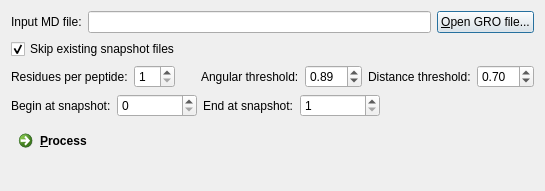
<?xml version="1.0" encoding="UTF-8"?>
<ui version="4.0">
 <class>Dialog</class>
 <widget class="QDialog" name="Dialog">
  <property name="geometry">
   <rect>
    <x>0</x>
    <y>0</y>
    <width>545</width>
    <height>191</height>
   </rect>
  </property>
  <property name="windowTitle">
   <string>Process animation</string>
  </property>
  <layout class="QVBoxLayout" name="verticalLayout_2">
   <item>
    <layout class="QVBoxLayout" name="verticalLayout">
     <item>
      <layout class="QHBoxLayout" name="horizontalLayout">
       <item>
        <widget class="QLabel" name="label">
         <property name="text">
          <string>Input MD file:</string>
         </property>
        </widget>
       </item>
       <item>
        <widget class="QLineEdit" name="inputgro"/>
       </item>
       <item>
        <widget class="QPushButton" name="opengro">
         <property name="text">
          <string>&amp;Open GRO file...</string>
         </property>
        </widget>
       </item>
      </layout>
     </item>
     <item>
      <widget class="QCheckBox" name="skipexisting">
       <property name="text">
        <string>Skip existing snapshot files</string>
       </property>
       <property name="checked">
        <bool>true</bool>
       </property>
      </widget>
     </item>
     <item>
      <layout class="QHBoxLayout" name="horizontalLayout_2">
       <item>
        <widget class="QLabel" name="label_2">
         <property name="text">
          <string>Residues per peptide:</string>
         </property>
        </widget>
       </item>
       <item>
        <widget class="QSpinBox" name="groups">
         <property name="sizePolicy">
          <sizepolicy hsizetype="Minimum" vsizetype="Fixed">
           <horstretch>0</horstretch>
           <verstretch>0</verstretch>
          </sizepolicy>
         </property>
         <property name="minimum">
          <number>1</number>
         </property>
        </widget>
       </item>
       <item>
        <spacer name="horizontalSpacer">
         <property name="orientation">
          <enum>Qt::Horizontal</enum>
         </property>
         <property name="sizeHint" stdset="0">
          <size>
           <width>40</width>
           <height>20</height>
          </size>
         </property>
        </spacer>
       </item>
       <item>
        <widget class="QLabel" name="label_3">
         <property name="text">
          <string>Angular threshold:</string>
         </property>
        </widget>
       </item>
       <item>
        <widget class="QDoubleSpinBox" name="angthreshold">
         <property name="value">
          <double>0.890000000000000</double>
         </property>
        </widget>
       </item>
       <item>
        <widget class="QLabel" name="label_4">
         <property name="text">
          <string>Distance threshold:</string>
         </property>
        </widget>
       </item>
       <item>
        <widget class="QDoubleSpinBox" name="distancethreshold">
         <property name="value">
          <double>0.700000000000000</double>
         </property>
        </widget>
       </item>
      </layout>
     </item>
     <item>
      <layout class="QHBoxLayout" name="horizontalLayout_3">
       <item>
        <widget class="QLabel" name="label_5">
         <property name="text">
          <string>Begin at snapshot:</string>
         </property>
        </widget>
       </item>
       <item>
        <widget class="QSpinBox" name="firstsnapshot">
         <property name="minimumSize">
          <size>
           <width>80</width>
           <height>0</height>
          </size>
         </property>
         <property name="minimum">
          <number>0</number>
         </property>
         <property name="maximum">
          <number>10000</number>
         </property>
        </widget>
       </item>
       <item>
        <widget class="QLabel" name="labelbal">
         <property name="text">
          <string>End at snapshot:</string>
         </property>
        </widget>
       </item>
       <item>
        <widget class="QSpinBox" name="lastsnapshot">
         <property name="minimumSize">
          <size>
           <width>80</width>
           <height>0</height>
          </size>
         </property>
         <property name="minimum">
          <number>1</number>
         </property>
         <property name="maximum">
          <number>10000</number>
         </property>
         <property name="value">
          <number>1</number>
         </property>
        </widget>
       </item>
       <item>
        <spacer name="horizontalSpacer_4">
         <property name="orientation">
          <enum>Qt::Horizontal</enum>
         </property>
         <property name="sizeHint" stdset="0">
          <size>
           <width>40</width>
           <height>20</height>
          </size>
         </property>
        </spacer>
       </item>
      </layout>
     </item>
     <item>
      <widget class="QCommandLinkButton" name="processGRO">
       <property name="text">
        <string>&amp;Process</string>
       </property>
      </widget>
     </item>
    </layout>
   </item>
  </layout>
 </widget>
 <resources/>
 <connections>
  <connection>
   <sender>opengro</sender>
   <signal>clicked()</signal>
   <receiver>Dialog</receiver>
   <slot>openmd()</slot>
   <hints>
    <hint type="sourcelabel">
     <x>487</x>
     <y>36</y>
    </hint>
    <hint type="destinationlabel">
     <x>272</x>
     <y>95</y>
    </hint>
   </hints>
  </connection>
  <connection>
   <sender>processGRO</sender>
   <signal>clicked()</signal>
   <receiver>Dialog</receiver>
   <slot>processmd()</slot>
   <hints>
    <hint type="sourcelabel">
     <x>272</x>
     <y>154</y>
    </hint>
    <hint type="destinationlabel">
     <x>272</x>
     <y>95</y>
    </hint>
   </hints>
  </connection>
 </connections>
 <slots>
  <slot>openmd()</slot>
  <slot>processmd()</slot>
 </slots>
</ui>
